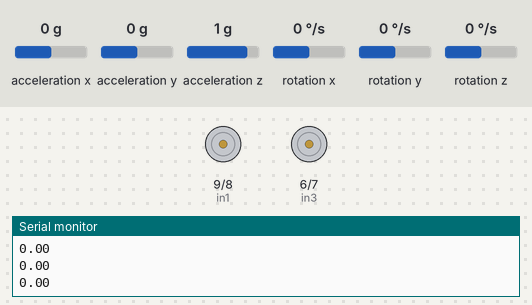
This sketch was run on a simulated Arduino Uno, built with avr-gcc and run on an emulated ATmega328P. On the bench: motor-driver pin pairs drawn as motors (green arrow = first pin HIGH = forward, orange = second pin HIGH = backward, longer = more drive, scaled by the enable pin), the last lines printed to the serial monitor. Inputs (shaded band) come from the test bench; at power-on: acceleration y 0 g, rotation x 0 °/s, acceleration x 0 g, acceleration z 1 g, rotation y 0 °/s, rotation z 0 °/s.

Above: at 15.1 s.
15.2 s: acceleration y set to -1.4 g
At 15.8 s:
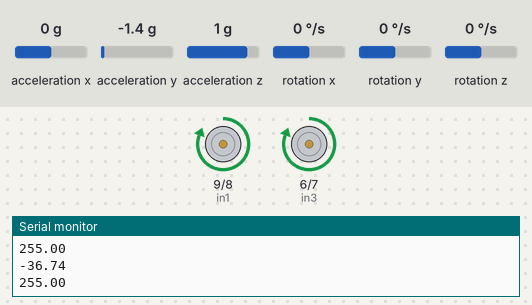
16.8 s: rotation x set to 192 °/s
At 17.51 s:
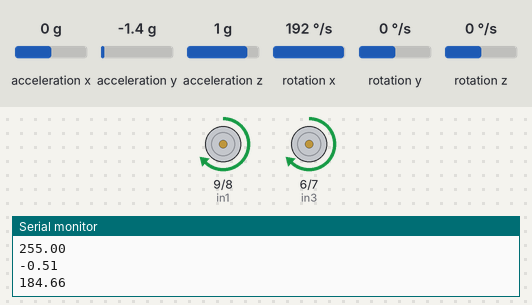
19.8 s: acceleration y set to 0 g
At 20.97 s:
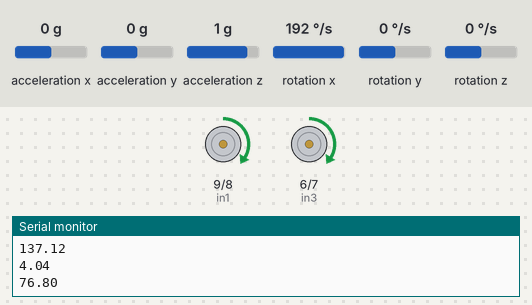
22.8 s: rotation x set to -192 °/s
24.3 s: acceleration y set to -0.8 g
At 25.3 s:
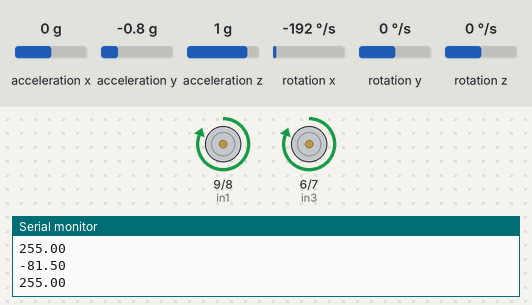
Timing chart, 0 to 26.8 s (numbered marks = the images above; inputs shaded):
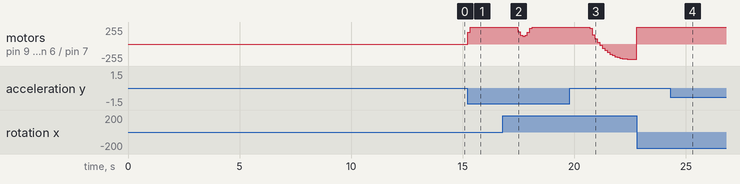

Measured:
- after the input at 15.2 s, motor on pin 9 (in1) / pin 8 (in2), motor on pin 6 (in3) / pin 7 (in4): stopped → forward 178/255 at once, → forward 255/255 0.11 s later
- after the input at 16.8 s, motor on pin 9 (in1) / pin 8 (in2), motor on pin 6 (in3) / pin 7 (in4): forward 255/255 → forward 184/255 after 0.66 s, → forward 134/255 0.11 s later, → forward 118/255 0.11 s later, → forward 132/255 0.11 s later, … (7 changes in this stretch)
- after the input at 19.8 s, motor on pin 9 (in1) / pin 8 (in2), motor on pin 6 (in3) / pin 7 (in4): forward 255/255 → forward 239/255 after 0.89 s, → forward 137/255 0.11 s later, → forward 76/255 0.11 s later, → forward 23/255 0.11 s later, … (19 changes in this stretch)
- after the input at 24.3 s, motor on pin 9 (in1) / pin 8 (in2), motor on pin 6 (in3) / pin 7 (in4): stays forward 255/255 (without the input it goes to forward 236/255 after 2.4 s)

The sketch:

mpu6050pidkalman-final.ino
```cpp
#include "Wire.h"
#include "I2Cdev.h"
#include "MPU6050.h"
#include "math.h"
#include <PID_v1.h>

MPU6050 mpu;

// Kalman filter parameters and variables
float Q_angle = 0.001;
float Q_bias = 0.003;
float R_measure = 0.03;
//float angleXZ = 0; // The angle calculated by the Kalman filter
float biasXZ = 0;
float rateXZ = 0;
float P[2][2] = {0};
// Additional Kalman filter variables for YZ plane
float biasYZ = 0;
float rateYZ = 0;
float P_YZ[2][2] = {0};
//float angleYZ = 0;

// Calibration offsets
int16_t gyroX_offset, gyroY_offset, gyroZ_offset;
int16_t accX_offset, accY_offset, accZ_offset;

int16_t accX, accY, accZ;
int16_t gyroX, gyroY, gyroZ;
float accAngleXZ, accAngleYZ, gyroRateX, gyroRateY, gyroAngleX, angleXZ, angleYZ;
unsigned long currentTime, previousTime;
float elapsedTime, filterCoefficient = 0.5;

// Motor control pins
int enA = 10;
int in1 = 9;
int in2 = 8;
int enB = 5;
int in3 = 6;
int in4 = 7;

// PID variables
double input, output, setpoint;
double kp =30; // Set your PID constants
double ki = 30;
double kd = 2;
PID myPID(&input, &output, &setpoint, kp, ki, kd, DIRECT);

void setup() {
  Wire.begin();
  Serial.begin(9600);
  mpu.initialize();

  if (mpu.testConnection()) {
    Serial.println("MPU6050 connection successful");
  } else {
    Serial.println("MPU6050 connection failed");
  }

  calibrateSensors();
  previousTime = micros();

  // Motor control pin setup
  pinMode(enA, OUTPUT);
  pinMode(enB, OUTPUT);
  pinMode(in1, OUTPUT);
  pinMode(in2, OUTPUT);
  pinMode(in3, OUTPUT);
  pinMode(in4, OUTPUT);

  // Initialize the PID controller
  myPID.SetMode(AUTOMATIC);
  myPID.SetOutputLimits(-255, 255); // Set the output limits for motor control
  setpoint = 0; // Initialize the setpoint to your desired angle
}

void loop() {
  currentTime = micros();
  elapsedTime = (currentTime - previousTime) / 1000000.0;
  previousTime = currentTime;

  mpu.getMotion6(&accX, &accY, &accZ, &gyroX, &gyroY, &gyroZ);

  accX -= accX_offset;
  accY -= accY_offset;
  accZ -= accZ_offset;
  gyroX -= gyroX_offset;
  gyroY -= gyroY_offset;
  gyroZ -= gyroZ_offset;

    // Kalman filter implementation
  gyroRateX = (gyroX - gyroX_offset) / 131.0; // Convert to degrees/s
  accAngleXZ = atan2(accY - accY_offset, accZ - accZ_offset) * RAD_TO_DEG; // Convert to degrees

  rateXZ = gyroRateX - biasXZ;
  angleXZ += elapsedTime * rateXZ;

  // Update the error covariance matrix
  P[0][0] += elapsedTime * (elapsedTime*P[1][1] - P[0][1] - P[1][0] + Q_angle);
  P[0][1] -= elapsedTime * P[1][1];
  P[1][0] -= elapsedTime * P[1][1];
  P[1][1] += Q_bias * elapsedTime;

  // Calculate Kalman gain
  float S = P[0][0] + R_measure;
  float K[2] = {P[0][0] / S, P[1][0] / S};

  // Calculate angle and bias - Update estimate with measurement zk (accAngleXZ)
  float y = accAngleXZ - angleXZ;
  angleXZ += K[0] * y;
  biasXZ += K[1] * y;

  // Update error covariance matrix
  P[0][0] -= K[0] * P[0][0];
  P[0][1] -= K[0] * P[0][1];
  P[1][0] -= K[1] * P[0][0];
  P[1][1] -= K[1] * P[0][1];

  // Kalman filter implementation for YZ plane
  float gyroRateY = (gyroY - gyroY_offset) / 131.0; // Convert to degrees/s
  accAngleYZ = atan2(accX - accX_offset, accZ - accZ_offset) * RAD_TO_DEG; // Convert to degrees

  rateYZ = gyroRateY - biasYZ;
  angleYZ += elapsedTime * rateYZ;

    // Update the error covariance matrix for YZ plane
  P_YZ[0][0] += elapsedTime * (elapsedTime*P_YZ[1][1] - P_YZ[0][1] - P_YZ[1][0] + Q_angle);
  P_YZ[0][1] -= elapsedTime * P_YZ[1][1];
  P_YZ[1][0] -= elapsedTime * P_YZ[1][1];
  P_YZ[1][1] += Q_bias * elapsedTime;

  // Calculate Kalman gain for YZ plane
  float S_YZ = P_YZ[0][0] + R_measure;
  float K_YZ[2] = {P_YZ[0][0] / S_YZ, P_YZ[1][0] / S_YZ};

    // Calculate angle and bias for YZ plane - Update estimate with measurement zk (accAngleYZ)
  float y_YZ = accAngleYZ - angleYZ;
  angleYZ += K_YZ[0] * y_YZ;
  biasYZ += K_YZ[1] * y_YZ;

    // Update error covariance matrix for YZ plane
  P_YZ[0][0] -= K_YZ[0] * P_YZ[0][0];
  P_YZ[0][1] -= K_YZ[0] * P_YZ[0][1];
  P_YZ[1][0] -= K_YZ[1] * P_YZ[0][0];
  P_YZ[1][1] -= K_YZ[1] * P_YZ[0][1];

  // Use the angleXZ as the input for the PID controller
  input = angleXZ;

  // Compute PID output
  myPID.Compute();

  // Calculate motor speeds
  int motorSpeedA = int(output);
  int motorSpeedB = int(output);
  // Ensure the motor speeds are within valid limits
  if (motorSpeedA > 255) motorSpeedA = 255;
  else if (motorSpeedA < -255) motorSpeedA = -255;

  if (motorSpeedB > 255) motorSpeedB = 255;
  else if (motorSpeedB < -255) motorSpeedB = -255;

  // Control Motor A
  if (motorSpeedA >= 0) {
    analogWrite(enA, motorSpeedA);
    digitalWrite(in1, HIGH);
    digitalWrite(in2, LOW);
  } else {
    analogWrite(enA, -motorSpeedA);
    digitalWrite(in1, LOW);
    digitalWrite(in2, HIGH);
  }

  // Control Motor B
  if (motorSpeedB >= 0) {
    analogWrite(enB, motorSpeedB);
    digitalWrite(in3, HIGH);
    digitalWrite(in4, LOW);
  } else {
    analogWrite(enB, -motorSpeedB);
    digitalWrite(in3, LOW);
    digitalWrite(in4, HIGH);
  }

  // Print the angles
  if (!isnan(angleXZ)) {
   // Serial.print("AngleXZ: ");
    Serial.println(angleXZ);
  }
  if (!isnan(output)) {

  //  Serial.print("    output ");
  Serial.println(output);
  }
  //if (!isnan(angleYZ)) {
  //  Serial.print("    AngleYZ: ");
  //  Serial.println(angleYZ);
  //}

  delay(50);
}

void calibrateSensors() {
    const int numReadings = 1000;
    long gyroX_sum = 0, gyroY_sum = 0, gyroZ_sum = 0;
    long accX_sum = 0, accY_sum = 0, accZ_sum = 0;

    Serial.println("Calibrating MPU6050. Please make sure the sensor is stationary and flat...");

    for (int i = 0; i < numReadings; i++) {
        mpu.getMotion6(&accX, &accY, &accZ, &gyroX, &gyroY, &gyroZ);
        gyroX_sum += gyroX;
        gyroY_sum += gyroY;
        gyroZ_sum += gyroZ;
        accX_sum += accX;
        accY_sum += accY;
        accZ_sum += accZ;
        delay(10);
    }

    gyroX_offset = gyroX_sum / numReadings;
    gyroY_offset = gyroY_sum / numReadings;
    gyroZ_offset = gyroZ_sum / numReadings;
    accX_offset = accX_sum / numReadings;
    accY_offset = accY_sum / numReadings;
    accZ_offset = (accZ_sum / numReadings) - 16384; // Assuming 1g = 16384 at your sensor's scale

    Serial.println("Finished Calibration");
    Serial.print("Gyro Offsets: ");
    Serial.print(gyroX_offset); Serial.print(", ");
    Serial.print(gyroY_offset); Serial.print(", ");
    Serial.println(gyroZ_offset);
    Serial.print("Accel Offsets: ");
    Serial.print(accX_offset); Serial.print(", ");
    Serial.print(accY_offset); Serial.print(", ");
    Serial.println(accZ_offset);
}
```
